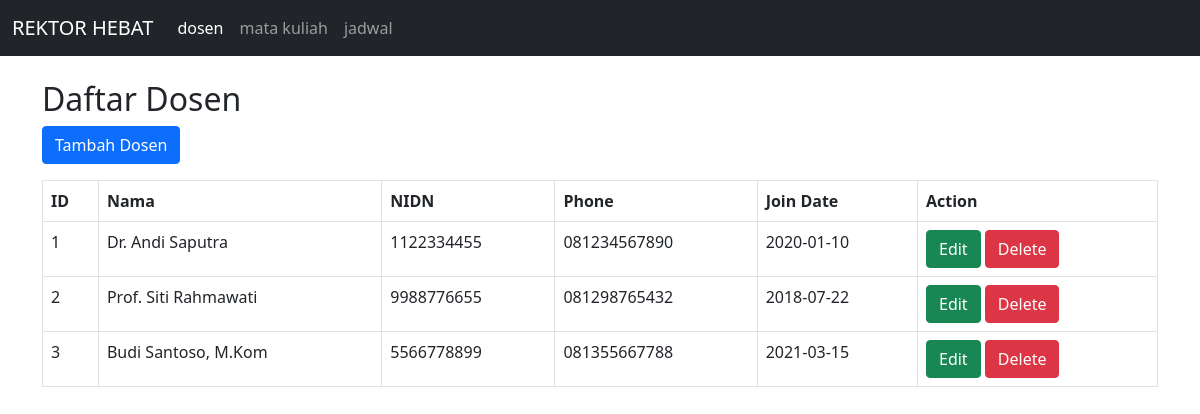
The page /index.php?page=dosen on the database its author committed.
### tables this page shows
CREATE TABLE `dosen` (
  `id_dosen` int(11) NOT NULL,
  `nama` varchar(100) NOT NULL,
  `nidn` varchar(100) NOT NULL,
  `phone` varchar(12) NOT NULL,
  `join_date` date NOT NULL
);

### Controller/Base.Controller.php (called while the page is built, shortened)
<?php
abstract class BaseController {
    protected function render($view, $data = []) {
        extract($data);
        include 'Template/Header.php';
        include "view/{$view}.php";
        include 'Template/Footer.php';
    }
}
?>

### Controller/Dosen.Controller.php (called while the page is built, shortened)
<?php
require_once 'controller/Base.Controller.php';
require_once 'model/Dosen.Class.php';
class DosenController extends BaseController {
    private $model;
    public function __construct() {
        $this->model = new Dosen();
    }
    public function handleRequest($action) {
        switch ($action) {
            case 'index':
                $this->index();
                break;
        }
    }
    public function index() {
        $result = $this->model->getDosen();
        $dosen = [];
        while ($row = mysqli_fetch_assoc($result)) {
            $dosen[] = $row;
        }
        $this->render('dosen/index', ['dosen' => $dosen]);
    }
}
?>

### index.php (called while the page is built)
<?php
$page = isset($_GET['page']) ? $_GET['page'] : 'home';
$action = isset($_GET['action']) ? $_GET['action'] : 'index';
if ($page == 'dosen') {
    include_once("controller/Dosen.controller.php");
    $controller = new DosenController();
    $controller->handleRequest($action);
} else if ($page == 'matakuliah') {
    include_once("controller/MataKuliah.controller.php");
    $controller = new MataKuliahController();
    $controller->handleRequest($action);
} else if ($page == 'jadwal') {
    include_once "controller/Jadwal.controller.php";
    $controller = new JadwalController();
    $controller->handleRequest($action);
} else if ($page == 'home') {
    include_once("view/Home.view.php");
    $view = new HomeView();
    $view->renderHome();
}
?>

### Model/Dosen.Class.php (called while the page is built, shortened)
<?php
include_once "model/DB.class.php";
class Dosen extends DB{
    function getDosen()
    {
        $query = "SELECT * FROM dosen";
        return $this->execute($query);
    }
}
?>

### Model/DB.Class.php (called while the page is built, shortened)
<?php
class DB
{
    var $db_host;
    var $db_user;
    var $db_pass;
    var $db_name;
    var $db_link;
    function __construct($db_host = "localhost", $db_user = "root", $db_pass = "", $db_name = "tp_mvc25_ver2")
    {
        $this->db_host = $db_host;
        $this->db_user = $db_user;
        $this->db_pass = $db_pass;
        $this->db_name = $db_name;
    }
    function open()
    {
        $this->db_link = mysqli_connect($this->db_host, $this->db_user, $this->db_pass, $this->db_name);
    }
    function execute($query)
    {
        $this->result = mysqli_query($this->db_link, $query);
        return $this->result;
    }
}

### View/Dosen/index.php (the view)
<h2>Daftar Dosen</h2>
<a href="index.php?page=dosen&action=create" class="btn btn-primary mb-3">
    Tambah Dosen
</a>
<table class="table table-bordered">
    <thead>
        <tr>
            <th>ID</th>
            <th>Nama</th>
            <th>NIDN</th>
            <th>Phone</th>
            <th>Join Date</th>
            <th>Action</th>
        </tr>
    </thead>
    <tbody>
        <?php foreach ($dosen as $d) : ?>
            <tr>
                <td><?= $d['id_dosen'] ?></td>
                <td><?= $d['nama'] ?></td>
                <td><?= $d['nidn'] ?></td>
                <td><?= $d['phone'] ?></td>
                <td><?= $d['join_date'] ?></td>
                <td>
                    <a class="btn btn-success"
                       href="index.php?page=dosen&action=edit&id=<?= $d['id_dosen'] ?>">Edit</a>
                    <a class="btn btn-danger"
                       href="index.php?page=dosen&action=delete&id=<?= $d['id_dosen'] ?>"
                       onclick="return confirm('Hapus data ini?')">Delete</a>
                </td>
            </tr>
        <?php endforeach; ?>
    </tbody>
</table>

### Template/Header.php (shortened to what this page needs)
<!doctype html>
<html lang="en">
<head>
    <link rel="stylesheet" href="Assets/bootstrap.min.css">
</head>
<body>
    <nav class="navbar navbar-expand-lg navbar-dark bg-dark">
        <div class="container-fluid">
            <a class="navbar-brand" href="index.php">REKTOR HEBAT</a>
            <div class="collapse navbar-collapse" id="navbarNav">
                <ul class="navbar-nav">
                    <li class="nav-item">
                        <a class="nav-link <?php echo (!isset($_GET['controller']) || $_GET['controller'] == 'dosen') ? 'active' : ''; ?>" href="index.php?controller=dosen&action=index">dosen</a>
                    </li>
                    <li class="nav-item">
                        <a class="nav-link <?php echo (isset($_GET['controller']) && $_GET['controller'] == 'matakuliah') ? 'active' : ''; ?>" href="index.php?controller=matakuliah&action=index">mata kuliah</a>
                    </li>
                    <li class="nav-item">
                        <a class="nav-link <?php echo (isset($_GET['controller']) && $_GET['controller'] == 'jadwal') ? 'active' : ''; ?>" href="index.php?controller=jadwal&action=index">jadwal</a>
                    </li>
                </ul>
            </div>
        </div>
    </nav>
    <div class="container my-4">

### Template/Footer.php (shortened to what this page needs)
    </div>
</body>
</html>

### rows shown on the page
dosen: id_dosen "1", nama "Dr. Andi Saputra", nidn "1122334455", phone "081234567890", join_date "2020-01-10"
dosen: id_dosen "2", nama "Prof. Siti Rahmawati", nidn "9988776655", phone "081298765432", join_date "2018-07-22"
dosen: id_dosen "3", nama "Budi Santoso, M.Kom", nidn "5566778899", phone "081355667788", join_date "2021-03-15"
